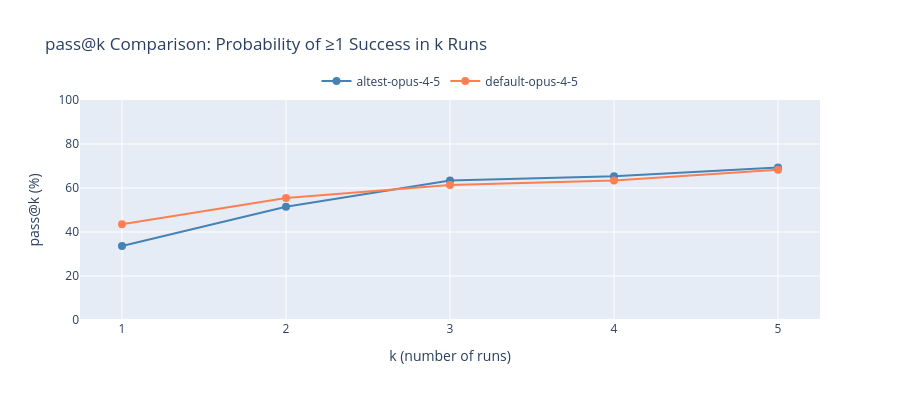

Notebook code cell kept with this figure:
### Markdown cell above
## 2. pass@k Comparison

**pass@k** = 1 - C(n-c,k)/C(n,k) — probability of at least 1 success when sampling k runs.

### Code cell
# Calculate pass@k for different values of k
def compute_pass_at_k_for_k_values(df: pd.DataFrame, max_k: int) -> list[float]:
    """Compute pass@k for k=1 to max_k."""
    run_ids_sorted = sorted(df["run_id"].unique())
    pivot = df.pivot_table(index="instance_id", columns="run_id", values="resolved", aggfunc=lambda x: x.iloc[0])
    pivot = pivot[run_ids_sorted]
    n_instances = len(pivot)

    pass_at_k_pcts = []
    for k in range(1, max_k + 1):
        first_k_runs = run_ids_sorted[:k]
        pivot_k = pivot[first_k_runs]
        total = sum(pass_at_k(k, int(row.sum()), k) for _, row in pivot_k.iterrows())
        pass_at_k_pcts.append(total / n_instances * 100)
    return pass_at_k_pcts


# Determine max k (minimum runs across setups)
max_k = min(df["run_id"].nunique() for df in all_results.values())
k_values = list(range(1, max_k + 1))

# Calculate pass@k for each setup
pass_at_k_data = {}
for setup_name, setup_df in all_results.items():
    pass_at_k_data[setup_name] = compute_pass_at_k_for_k_values(setup_df, max_k)

# Chart: pass@k comparison
colors = {"default-opus-4-5": "coral", "altest-opus-4-5": "steelblue"}
fig = go.Figure()

for setup_name, pass_at_k_values in pass_at_k_data.items():
    fig.add_trace(
        go.Scatter(
            x=k_values,
            y=pass_at_k_values,
            mode="lines+markers",
            name=setup_name,
            line={"color": colors.get(setup_name, "gray")},
            marker={"size": 8},
        )
    )

fig.update_layout(
    title="pass@k Comparison: Probability of ≥1 Success in k Runs",
    xaxis_title="k (number of runs)",
    yaxis_title="pass@k (%)",
    yaxis={"range": [0, 100]},
    xaxis={"dtick": 1},
    height=400,
    legend={"orientation": "h", "yanchor": "bottom", "y": 1.02, "xanchor": "center", "x": 0.5},
)
fig.show()

# Table: pass@k values
pass_at_k_table = pd.DataFrame({"k": k_values})
for setup_name, values in pass_at_k_data.items():
    pass_at_k_table[f"{setup_name} pass@k %"] = [f"{v:.1f}" for v in values]
pass_at_k_table

### Figure 1 — Plotly figure (JSON) as saved in the notebook; plotly's stock layout.template omitted (floating-point values rounded to 4 significant figures)
{"data": [{"line": {"color": "steelblue"}, "marker": {"size": 8}, "mode": "lines+markers", "name": "altest-opus-4-5", "type": "scatter", "x": [1, 2, 3, 4, 5], "y": [33.66, 51.49, 63.37, 65.35, 69.31]}, {"line": {"color": "coral"}, "marker": {"size": 8}, "mode": "lines+markers", "name": "default-opus-4-5", "type": "scatter", "x": [1, 2, 3, 4, 5], "y": [43.56, 55.45, 61.39, 63.37, 68.32]}], "layout": {"height": 400, "legend": {"orientation": "h", "x": 0.5, "xanchor": "center", "y": 1.02, "yanchor": "bottom"}, "title": {"text": "pass@k Comparison: Probability of ≥1 Success in k Runs"}, "xaxis": {"dtick": 1, "title": {"text": "k (number of runs)"}}, "yaxis": {"range": [0, 100], "title": {"text": "pass@k (%)"}}}}
